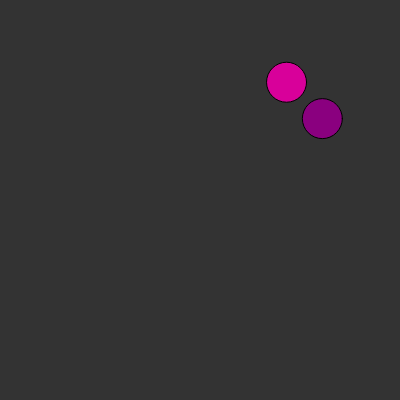
Frame 1 (no input)
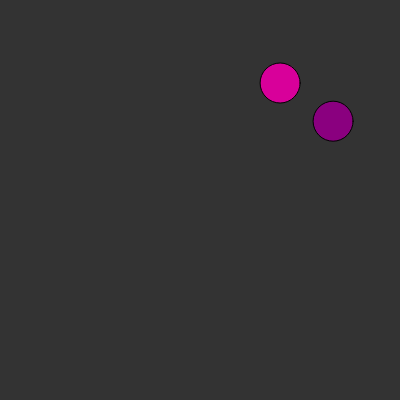
Frame 60 (no input)
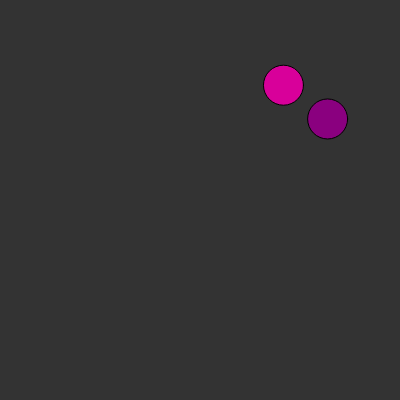
Frame 120 (the mouse pressed at the canvas centre since frame 60)

The p5.js sketch that drew these frames (run headless with seeded random() and noise() and a simulated clock; from frame 60 on, the mouse is pressed at the canvas centre):

// p5.js sketch
// ── sketch.js
var cells=[];
function setup() {
createCanvas(400,400);
cells.push (new Cell());//Cell=name of constructer ,cell individual cell, cells heya el arraycells.push (new Cell());
    cells.push(new Cell())
}

function draw() {
  background(51);
  for(var i=0;i<cells.length;i++){
  cells[i].move();
  cells[i].show();
    }
}

function mousePressed() {

    for(var i=0;i<cells.length;i++){
       if (cells[i].clicked(mouseX,mouseY)){
console.log("CLICKED")
       }
    }
}

// ── cell.js

function Cell(pos,c,r) {
    this.pos = pos|| createVector(random(width),random(height));
    this.r = r||40;
    this.c = c||color(random(100,255),0,random(100,255));


    this.clicked = function (x, y) {
        var d = dist(this.pos.x, this.pos.y, x, y);//check distance
        if (d < this.r) {
            return true;
        }
        return false;
    }


    this.mitosis=function () {
        var cell=new Cell(this.pos,this.r/2,this.c);//call with actual value
        return cell;
    }
    this.move=function () {
      var vel=p5.Vector.random2D();
      this.pos.add(vel);
    }
    this.show=function () {
        fill(this.c);
        ellipse(this.pos.x,this.pos.y,this.r,this.r)
    }
}
